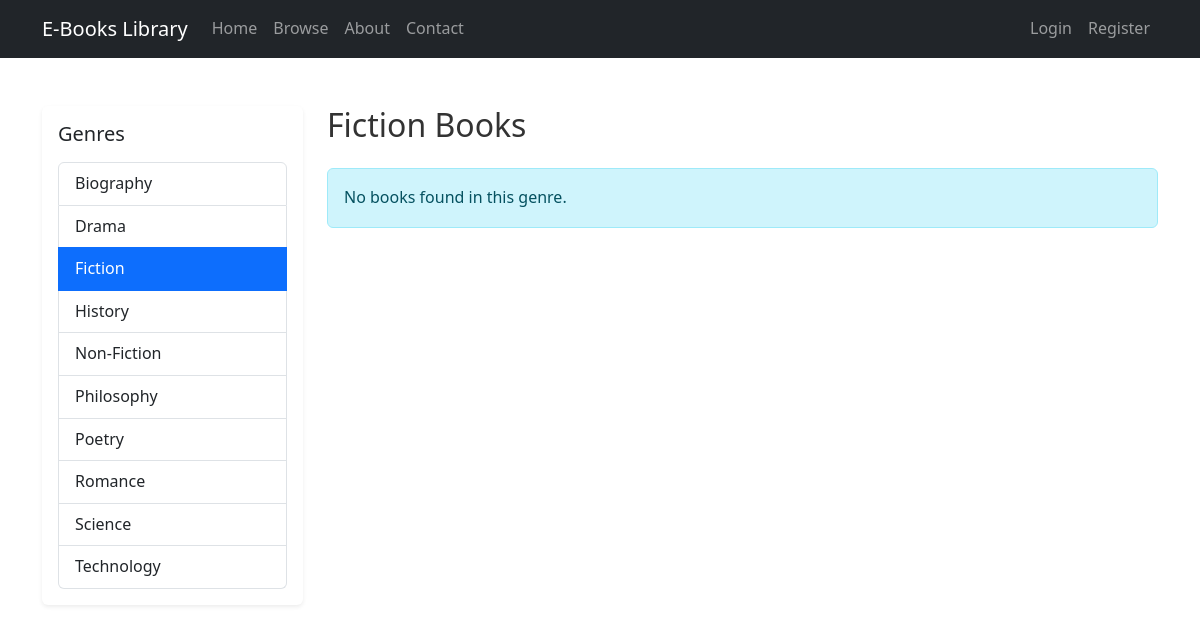
The page /genre.php?id=1 on the database its author committed.
### tables this page shows
CREATE TABLE IF NOT EXISTS genres (
    genre_id INT PRIMARY KEY AUTO_INCREMENT,
    name VARCHAR(50) UNIQUE NOT NULL,
    description TEXT,
    created_at TIMESTAMP DEFAULT CURRENT_TIMESTAMP
);

### genre.php (the view, shortened to what this page needs)
<?php
require_once 'config.php';
$genre_id = isset($_GET['id']) ? (int)$_GET['id'] : 0;
$page = isset($_GET['page']) ? (int)$_GET['page'] : 1;
$page = max($page, 1);
$books_per_page = 12;
$offset = ($page - 1) * $books_per_page;
$stmt = $conn->prepare("SELECT name FROM genres WHERE genre_id = ?");
$stmt->bind_param("i", $genre_id);
$stmt->execute();
$genre_result = $stmt->get_result();
$genre = $genre_result->fetch_assoc();
$stmt = $conn->prepare("SELECT COUNT(*) AS total FROM books WHERE genre_id = ?");
$stmt->bind_param("i", $genre_id);
$stmt->execute();
$total_result = $stmt->get_result();
$stmt = $conn->prepare("
    SELECT b.*, g.name AS genre_name
    FROM books b
    JOIN genres g ON b.genre_id = g.genre_id
    WHERE b.genre_id = ?
    ORDER BY b.title
    LIMIT ? OFFSET ?
");
$stmt->bind_param("iii", $genre_id, $books_per_page, $offset);
$stmt->execute();
$books_result = $stmt->get_result();
$genres_result = $conn->query("SELECT * FROM genres ORDER BY name");
?>
<!DOCTYPE html>
<html lang="en">
<head>
    <link href="https://cdn.jsdelivr.net/npm/bootstrap@5.3.0/dist/css/bootstrap.min.css" rel="stylesheet">
    <link href="https://cdn.jsdelivr.net/npm/bootstrap-icons@1.7.2/font/bootstrap-icons.css" rel="stylesheet">
    <link href="assets/css/style.css" rel="stylesheet">
</head>
<body>
<nav class="navbar navbar-expand-lg navbar-dark bg-dark">
    <div class="container">
        <a class="navbar-brand" href="index.php">E-Books Library</a>
        <div class="collapse navbar-collapse" id="navbarNav">
            <ul class="navbar-nav me-auto">
                <li class="nav-item"><a class="nav-link" href="index.php">Home</a></li>
                <li class="nav-item"><a class="nav-link" href="browse.php">Browse</a></li>
                <li class="nav-item"><a class="nav-link" href="about.php">About</a></li>
                <li class="nav-item"><a class="nav-link" href="contact.php">Contact</a></li>
            </ul>
            <div class="navbar-nav">
                <?php if (isset($_SESSION['user_id'])): ?>
                    <a class="nav-link" href="profile.php">Profile</a>
                    <a class="nav-link" href="logout.php">Logout</a>
                <?php else: ?>
                    <a class="nav-link" href="login.php">Login</a>
                    <a class="nav-link" href="register.php">Register</a>
                <?php endif; ?>
            </div>
        </div>
    </div>
</nav>
<div class="container py-5">
    <div class="row">
        <div class="col-md-3 mb-4">
            <div class="card border-0 shadow-sm">
                <div class="card-body">
                    <h5 class="card-title mb-3">Genres</h5>
                    <div class="list-group">
                        <?php while ($g = $genres_result->fetch_assoc()): ?>
                            <a href="genre.php?id=<?php echo $g['genre_id']; ?>"
                               class="list-group-item list-group-item-action <?php echo ($g['genre_id'] == $genre_id) ? 'active' : ''; ?>">
                                <?php echo htmlspecialchars($g['name']); ?>
                            </a>
                        <?php endwhile; ?>
                    </div>
                </div>
            </div>
        </div>
        <div class="col-md-9">
            <h2 class="mb-4"><?php echo htmlspecialchars($genre['name']); ?> Books</h2>
            <?php if ($books_result->num_rows === 0): ?>
                <div class="alert alert-info">No books found in this genre.</div>
            <?php endif;?>

### assets/css/style.css (style rules this page uses)
:root { --primary-color: #2c3e50; --secondary-color: #3498db; --accent-color: #e74c3c; --text-color: #333; --light-bg: #f8f9fa; --dark-bg: #343a40; }
html, body { height: 100%; margin: 0; padding: 0; }
body { font-family: 'Segoe UI', Tahoma, Geneva, Verdana, sans-serif; color: var(--text-color); line-height: 1.6; background-image: url('https://images.unsplash.com/photo-1507842217343-583bb7270b66?q=80'); background-size: cover; background-position: center; background-attachment: fixed; background-repeat: no-repeat; position: relative; display: flex; flex-direction: column; min-height: 100vh; }
body::before { content: ''; position: absolute; top: 0; left: 0; right: 0; bottom: 0; background: rgba(255, 255, 255, 0.7); z-index: -1; }
.card { transition: transform 0.3s ease; box-shadow: 0 2px 5px rgba(0,0,0,0.1); height: 100%; display: flex; flex-direction: column; }

### rows shown on the page
genres: name "Biography"
genres: name "Drama"
genres: name "Fiction"
genres: name "History"
genres: name "Non-Fiction"
genres: name "Philosophy"
genres: name "Poetry"
genres: name "Romance"
genres: name "Science"
genres: name "Technology"
